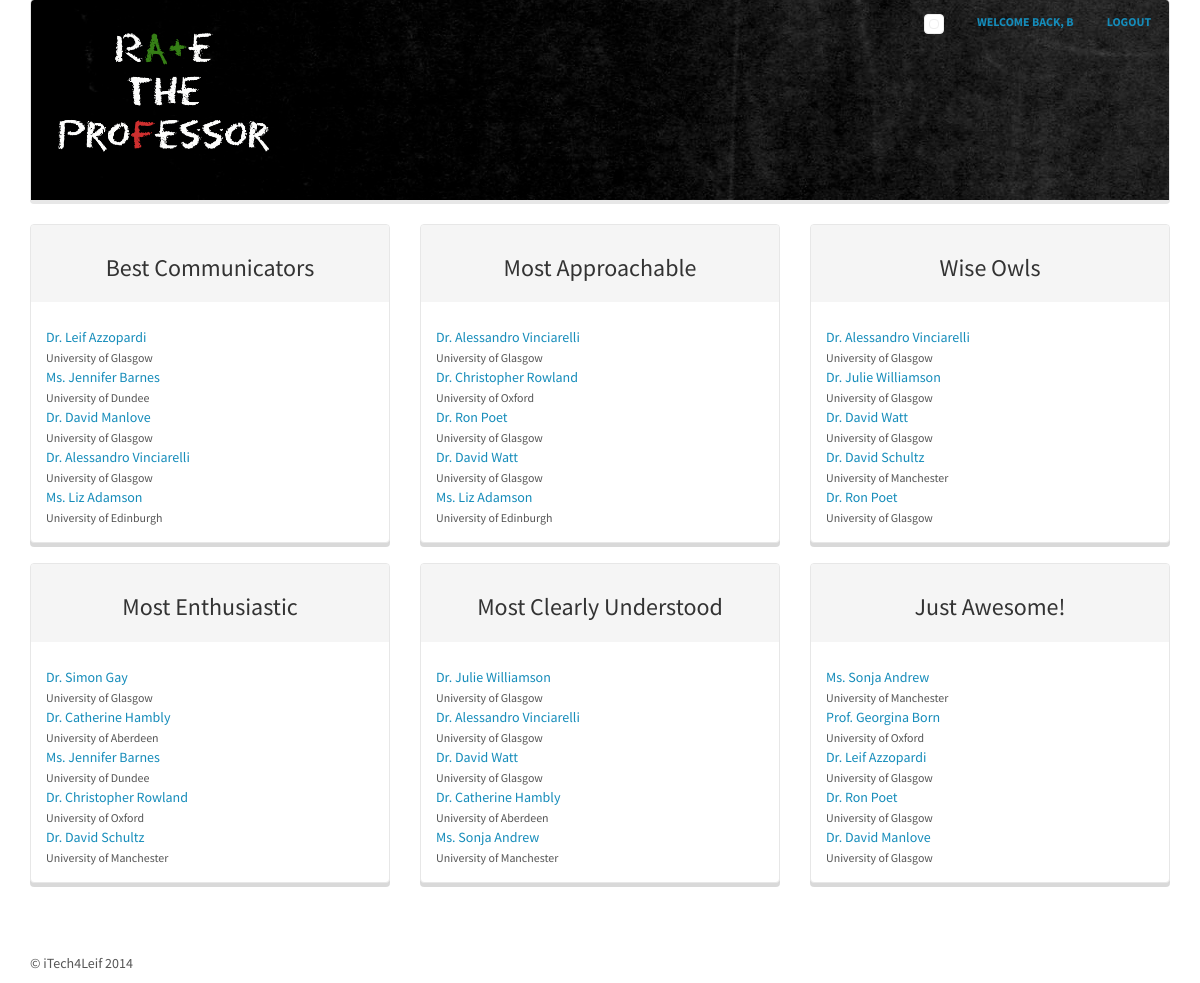
The app's page /rate_the_professor/ranking/ (signed in) with its own data.
### rate_the_professor/models.py (models this page shows, shortened)
class Professor(models.Model):
    title = models.CharField(max_length=64)
    first_name = models.CharField(max_length=256)
    last_name = models.CharField(max_length=256)
    sum_of_communication = models.DecimalField(max_digits=10, decimal_places=1, default=2.5)
    no_of_communication = models.IntegerField(default=1)
    overall_communication = models.DecimalField(max_digits=2, decimal_places=1, default=2.5)
    sum_of_knowledge = models.DecimalField(max_digits=10, decimal_places=1, default=2.5)
    no_of_knowledge = models.IntegerField(default=1)
    overall_knowledge = models.DecimalField(max_digits=2, decimal_places=1, default=2.5)
    sum_of_approachability = models.DecimalField(max_digits=10, decimal_places=1, default=2.5)
    no_of_approachability = models.IntegerField(default=1)
    overall_approachability = models.DecimalField(max_digits=2, decimal_places=1, default=2.5)
    sum_of_enthusiasm = models.DecimalField(max_digits=10, decimal_places=1, default=2.5)
    no_of_enthusiasm = models.IntegerField(default=1)
    overall_enthusiasm = models.DecimalField(max_digits=2, decimal_places=1, default=2.5)
    sum_of_clarity = models.DecimalField(max_digits=10, decimal_places=1, default=2.5)
    no_of_clarity = models.IntegerField(default=1)
    overall_clarity = models.DecimalField(max_digits=2, decimal_places=1, default=2.5)
    sum_of_awesomeness = models.DecimalField(max_digits=10, decimal_places=1, default=2.5)
    no_of_awesomeness = models.IntegerField(default=1)
    overall_awesomeness = models.DecimalField(max_digits=2, decimal_places=1, default=2.5)
    sum_of_ratings = models.DecimalField(max_digits=10, decimal_places=1, default=2.5)
    no_of_ratings = models.IntegerField(default=1)
    overall_rating = models.DecimalField(max_digits=2, decimal_places=1, default=2.5)
    picture = models.ImageField(upload_to='professors', blank=True)
    university = models.ForeignKey(University)
    courses_taught = models.ManyToManyField(Course)
    website_url = models.URLField()
    def _full_name(self):
        return u'%s %s %s ' % (self.title, self.first_name, self.last_name)
    full_name = property(_full_name)

class University(models.Model):
    uni_name = models.CharField(max_length=256, unique=True)
    website_url = models.URLField()
    class Meta:
        verbose_name_plural = "Universities"
    def __unicode__(self):
        return self.uni_name

### rate_the_professor/views.py (the view)
def ranking(request):
    context = RequestContext(request)
    best_communicators = Professor.objects.order_by('-overall_communication')[:5]
    easily_approachable = Professor.objects.order_by('-overall_approachability')[:5]
    wise_owls = Professor.objects.order_by('-overall_knowledge')[:5]
    most_enthusiastic = Professor.objects.order_by('-overall_enthusiasm')[:5]
    best_clarity = Professor.objects.order_by('-overall_clarity')[:5]
    totally_awesome =Professor.objects.order_by('-overall_awesomeness')[:5]
    context_dict = {'best_communicators': best_communicators
        , 'easily_approachable': easily_approachable
        , 'wise_owls': wise_owls
        , 'most_enthusiastic': most_enthusiastic
        , 'best_clarity': best_clarity
        , 'totally_awesome': totally_awesome
    }
    return render_to_response('rate_the_professor/ranking.html', context_dict, context)

### templates/rate_the_professor/ranking.html
{% extends 'rate_the_professor/base.html' %}
{% load static %}
{% block body_block %}
<div class="row">
    <div class="col-md-4">
        <div class="panel panel-default">
            <div class="panel-heading"><h3 class="centered-text">Best Communicators</h3></div>
            <div class="panel-body">
                {% include "rate_the_professor/top_rating.html" with professors=best_communicators%}
            </div>
        </div>
    </div>
    <div class="col-md-4">
        <div class="panel panel-default">
            <div class="panel-heading"><h3 class="centered-text">Most Approachable</h3></div>
            <div class="panel-body">
                {% include "rate_the_professor/top_rating.html" with professors=easily_approachable%}
            </div>
        </div>
    </div>
    <div class="col-md-4">
        <div class="panel panel-default">
            <div class="panel-heading"><h3 class="centered-text">Wise Owls</h3></div>
            <div class="panel-body">
                {% include "rate_the_professor/top_rating.html" with professors=wise_owls %}
            </div>
        </div>
    </div>
</div>
<div class="row">
    <div class="col-md-4">
        <div class="panel panel-default">
            <div class="panel-heading"><h3 class="centered-text">Most Enthusiastic</h3></div>
            <div class="panel-body">
                {% include "rate_the_professor/top_rating.html" with professors=most_enthusiastic%}
            </div>
        </div>
    </div>
    <div class="col-md-4">
        <div class="panel panel-default">
            <div class="panel-heading"><h3 class="centered-text">Most Clearly Understood</h3></div>
            <div class="panel-body">
                {% include "rate_the_professor/top_rating.html" with professors=best_clarity%}
            </div>
        </div>
    </div>
    <div class="col-md-4">
        <div class="panel panel-default">
            <div class="panel-heading"><h3 class="centered-text">Just Awesome!</h3></div>
            <div class="panel-body">
                {% include "rate_the_professor/top_rating.html" with professors=totally_awesome%}
            </div>
        </div>
    </div>
</div>
{% endblock %}

### templates/rate_the_professor/base.html (shortened to what this page needs)
{% load static %}
<!DOCTYPE html>
<html>
<head>
	<link href="{% static 'css/bootstrap.css' %}" rel="stylesheet">
	<link href="{% static 'css/bootstrap.min.css' %}" rel="stylesheet" media="screen">
</head>
<body>
	<div class="container">
		<div class="navbar navbar-default">
			<div class="row">
				<div class="col-md-3">
					<div class="navbar-header">
						<a href="/rate_the_professor/"><img src="{% static 'img/logo.png' %}" class="navbar-brand"></a>
					</div>
				</div>
				{% if user.is_authenticated %}
					<div class="col-md-3 col-md-offset-6">
						<div class="btn-group">
							<a href="/rate_the_professor/user/" class="btn btn-lg btn-link">
								<div class="thumbnail">
									{% if user_profile.picture %}
										<img class= "thumbnail" src="/media/user/{{ user_profile.picture }}">
									{% else %}
										<img class= "thumbnail" src="{% static 'img/profpic.png' %}">
									{% endif %}
								</div>
							</a>
							<a href="/rate_the_professor/user/" class="btn btn-lg btn-link">Welcome back, {{ user.username }}</a>
							<a href="/rate_the_professor/logout/" class="btn btn-lg btn-link">Logout</a>
						</div>
					</div>
				{% endif %}
			</div>
		</div>
		<div id="b">
			{% block body_block %}{% endblock %}
		</div>
		<footer>
			<p>&copy; iTech4Leif 2014</p>
		</footer>
	</div>
</body>
</html>

### templates/rate_the_professor/top_rating.html (shortened to what this page needs)
{% if professors %}
    {% for professor in professors %}
        <div class="row">
            <div class="col-md-6">
                <a href="/rate_the_professor/professor/{{ professor.id }}/">{{ professor.full_name }}</a>
                <br><small>{{ professor.university }}</small>
            </div>
            <div class="col-md-6 big-rating" title="{{ professor.overall_rating }} stars">{{ professor.overall_rating }}</div>
        </div>
    {% endfor %}
{% else %}
    <strong>There are no professors present.</strong>
{% endif %}

### records on screen
Professor: full_name "Dr. Leif Azzopardi", university "University of Glasgow"
Professor: full_name "Ms. Jennifer Barnes", university "University of Dundee"
Professor: full_name "Dr. David Manlove", university "University of Glasgow"
Professor: full_name "Dr. Alessandro Vinciarelli", university "University of Glasgow"
Professor: full_name "Ms. Liz Adamson", university "University of Edinburgh"
Professor: full_name "Dr. Christopher Rowland", university "University of Oxford"
Professor: full_name "Dr. Ron Poet", university "University of Glasgow"
Professor: full_name "Dr. David Watt", university "University of Glasgow"
Professor: full_name "Dr. Julie Williamson", university "University of Glasgow"
Professor: full_name "Dr. David Schultz", university "University of Manchester"
Professor: full_name "Dr. Simon Gay", university "University of Glasgow"
Professor: full_name "Dr. Catherine Hambly", university "University of Aberdeen"
Professor: full_name "Ms. Sonja Andrew", university "University of Manchester"
Professor: full_name "Prof. Georgina Born", university "University of Oxford"

### other values on screen
{{ user.username }} "B"
